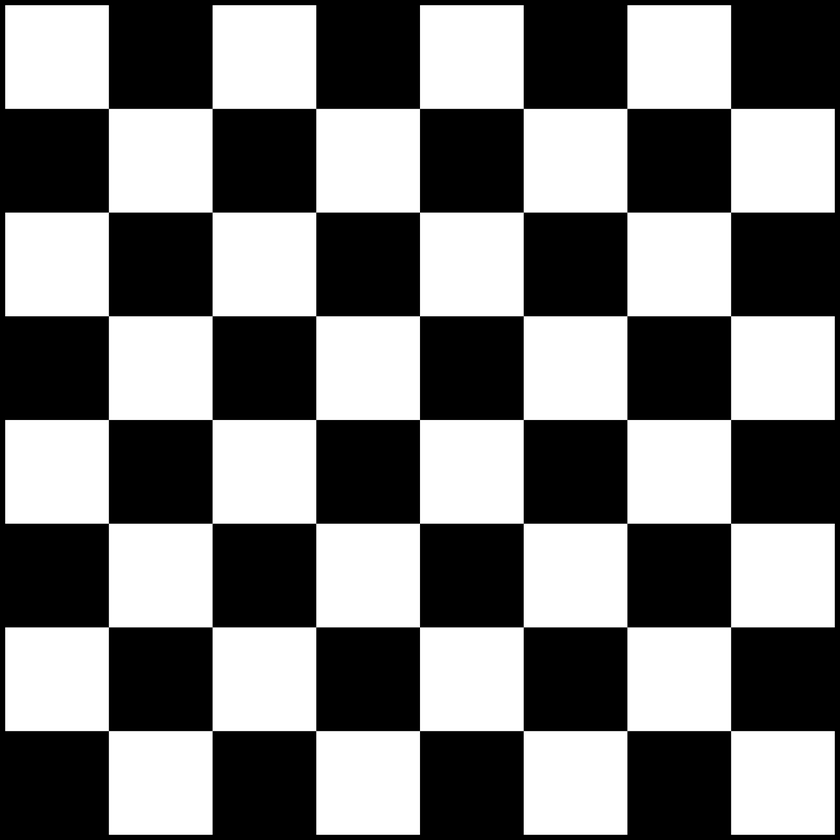
#> input picture PerspectiveTransform/chess/board.png, 840 x 840 px, shrunk from 2048 x 2048 before the run
$ python btow.py
#> lines starting #> are read from the running program, lines starting #| are printed output that depends on the picture; after the words box and inside, x2 and y2 are one past the last pixel; in counts of white or black regions, pixels touching at a corner belong together
import cv2

image = cv2.imread("chess/board.png")
#> image is the input picture: shape (840, 840, 3); min 0, max 255, mean 124.4
image = cv2.cvtColor(image,cv2.COLOR_BGR2GRAY)
#> image: shape (840, 840)
ret,thresh1 = cv2.threshold(image,127,255,cv2.THRESH_BINARY_INV)
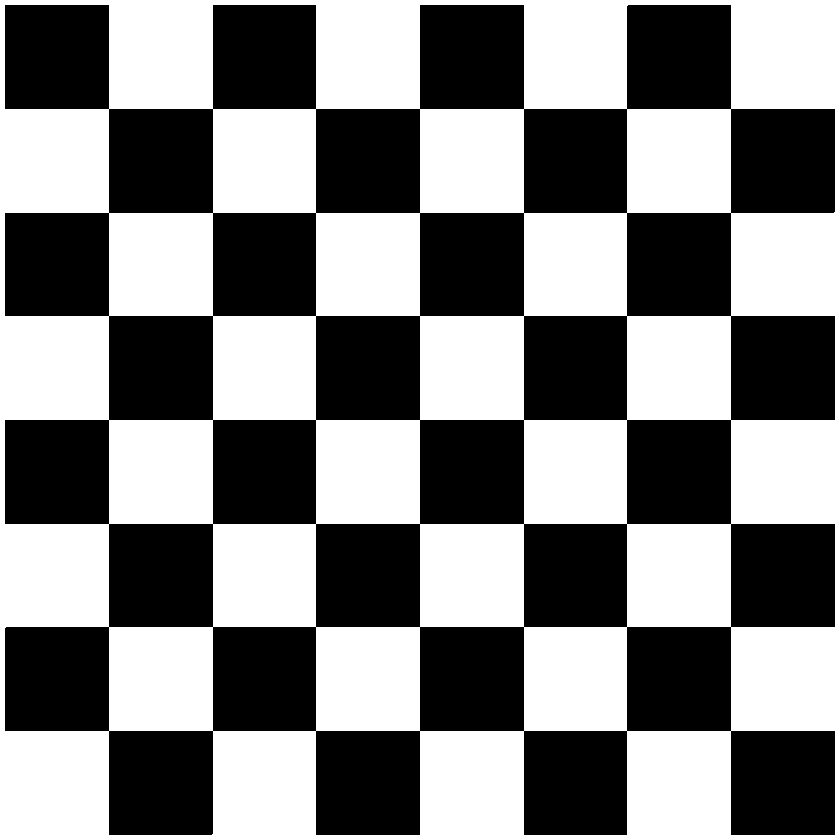
#> thresh1: shape (840, 840); 51.2% white; 1 black region, box (x1, y1, x2, y2) and area: (5, 5, 835, 835) 344446
cv2.imwrite("chess/board_btow.png", thresh1)
